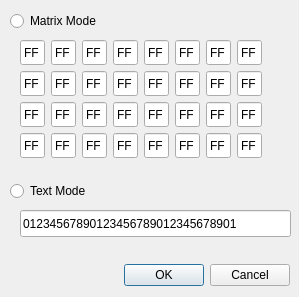
<?xml version="1.0" encoding="UTF-8"?>
<ui version="4.0">
 <class>DialogSetMatrix</class>
 <widget class="QDialog" name="DialogSetMatrix">
  <property name="windowModality">
   <enum>Qt::ApplicationModal</enum>
  </property>
  <property name="geometry">
   <rect>
    <x>0</x>
    <y>0</y>
    <width>299</width>
    <height>297</height>
   </rect>
  </property>
  <property name="windowTitle">
   <string>Set</string>
  </property>
  <property name="styleSheet">
   <string notr="true">QMainWindow {
	background-color: white;
}</string>
  </property>
  <property name="modal">
   <bool>true</bool>
  </property>
  <widget class="QDialogButtonBox" name="buttonBox">
   <property name="geometry">
    <rect>
     <x>9</x>
     <y>259</y>
     <width>281</width>
     <height>32</height>
    </rect>
   </property>
   <property name="standardButtons">
    <set>QDialogButtonBox::Cancel|QDialogButtonBox::Ok</set>
   </property>
   <property name="centerButtons">
    <bool>false</bool>
   </property>
  </widget>
  <widget class="QRadioButton" name="radioMatrixMode">
   <property name="geometry">
    <rect>
     <x>10</x>
     <y>10</y>
     <width>116</width>
     <height>22</height>
    </rect>
   </property>
   <property name="text">
    <string>Matrix Mode</string>
   </property>
  </widget>
  <widget class="QRadioButton" name="radioTextMode">
   <property name="geometry">
    <rect>
     <x>10</x>
     <y>180</y>
     <width>116</width>
     <height>22</height>
    </rect>
   </property>
   <property name="text">
    <string>Text Mode</string>
   </property>
  </widget>
  <widget class="QWidget" name="gridLayoutWidget">
   <property name="geometry">
    <rect>
     <x>20</x>
     <y>40</y>
     <width>244</width>
     <height>120</height>
    </rect>
   </property>
   <layout class="QGridLayout" name="layoutMatrixMode">
    <item row="0" column="0">
     <widget class="QLineEdit" name="setByte00">
      <property name="sizePolicy">
       <sizepolicy hsizetype="Fixed" vsizetype="Fixed">
        <horstretch>25</horstretch>
        <verstretch>25</verstretch>
       </sizepolicy>
      </property>
      <property name="maximumSize">
       <size>
        <width>25</width>
        <height>25</height>
       </size>
      </property>
      <property name="text">
       <string>FF</string>
      </property>
      <property name="maxLength">
       <number>2</number>
      </property>
      <property name="frame">
       <bool>true</bool>
      </property>
      <property name="alignment">
       <set>Qt::AlignCenter</set>
      </property>
     </widget>
    </item>
    <item row="1" column="0">
     <widget class="QLineEdit" name="setByte01">
      <property name="sizePolicy">
       <sizepolicy hsizetype="Fixed" vsizetype="Fixed">
        <horstretch>25</horstretch>
        <verstretch>25</verstretch>
       </sizepolicy>
      </property>
      <property name="maximumSize">
       <size>
        <width>25</width>
        <height>25</height>
       </size>
      </property>
      <property name="text">
       <string>FF</string>
      </property>
      <property name="maxLength">
       <number>2</number>
      </property>
      <property name="frame">
       <bool>true</bool>
      </property>
      <property name="alignment">
       <set>Qt::AlignCenter</set>
      </property>
     </widget>
    </item>
    <item row="2" column="0">
     <widget class="QLineEdit" name="setByte02">
      <property name="sizePolicy">
       <sizepolicy hsizetype="Fixed" vsizetype="Fixed">
        <horstretch>25</horstretch>
        <verstretch>25</verstretch>
       </sizepolicy>
      </property>
      <property name="maximumSize">
       <size>
        <width>25</width>
        <height>25</height>
       </size>
      </property>
      <property name="text">
       <string>FF</string>
      </property>
      <property name="maxLength">
       <number>2</number>
      </property>
      <property name="frame">
       <bool>true</bool>
      </property>
      <property name="alignment">
       <set>Qt::AlignCenter</set>
      </property>
     </widget>
    </item>
    <item row="3" column="0">
     <widget class="QLineEdit" name="setByte03">
      <property name="sizePolicy">
       <sizepolicy hsizetype="Fixed" vsizetype="Fixed">
        <horstretch>25</horstretch>
        <verstretch>25</verstretch>
       </sizepolicy>
      </property>
      <property name="maximumSize">
       <size>
        <width>25</width>
        <height>25</height>
       </size>
      </property>
      <property name="text">
       <string>FF</string>
      </property>
      <property name="maxLength">
       <number>2</number>
      </property>
      <property name="frame">
       <bool>true</bool>
      </property>
      <property name="alignment">
       <set>Qt::AlignCenter</set>
      </property>
     </widget>
    </item>
    <item row="0" column="1">
     <widget class="QLineEdit" name="setByte04">
      <property name="sizePolicy">
       <sizepolicy hsizetype="Fixed" vsizetype="Fixed">
        <horstretch>25</horstretch>
        <verstretch>25</verstretch>
       </sizepolicy>
      </property>
      <property name="maximumSize">
       <size>
        <width>25</width>
        <height>25</height>
       </size>
      </property>
      <property name="text">
       <string>FF</string>
      </property>
      <property name="maxLength">
       <number>2</number>
      </property>
      <property name="frame">
       <bool>true</bool>
      </property>
      <property name="alignment">
       <set>Qt::AlignCenter</set>
      </property>
     </widget>
    </item>
    <item row="1" column="1">
     <widget class="QLineEdit" name="setByte05">
      <property name="sizePolicy">
       <sizepolicy hsizetype="Fixed" vsizetype="Fixed">
        <horstretch>25</horstretch>
        <verstretch>25</verstretch>
       </sizepolicy>
      </property>
      <property name="maximumSize">
       <size>
        <width>25</width>
        <height>25</height>
       </size>
      </property>
      <property name="text">
       <string>FF</string>
      </property>
      <property name="maxLength">
       <number>2</number>
      </property>
      <property name="frame">
       <bool>true</bool>
      </property>
      <property name="alignment">
       <set>Qt::AlignCenter</set>
      </property>
     </widget>
    </item>
    <item row="2" column="1">
     <widget class="QLineEdit" name="setByte06">
      <property name="sizePolicy">
       <sizepolicy hsizetype="Fixed" vsizetype="Fixed">
        <horstretch>25</horstretch>
        <verstretch>25</verstretch>
       </sizepolicy>
      </property>
      <property name="maximumSize">
       <size>
        <width>25</width>
        <height>25</height>
       </size>
      </property>
      <property name="text">
       <string>FF</string>
      </property>
      <property name="maxLength">
       <number>2</number>
      </property>
      <property name="frame">
       <bool>true</bool>
      </property>
      <property name="alignment">
       <set>Qt::AlignCenter</set>
      </property>
     </widget>
    </item>
    <item row="3" column="1">
     <widget class="QLineEdit" name="setByte07">
      <property name="sizePolicy">
       <sizepolicy hsizetype="Fixed" vsizetype="Fixed">
        <horstretch>25</horstretch>
        <verstretch>25</verstretch>
       </sizepolicy>
      </property>
      <property name="maximumSize">
       <size>
        <width>25</width>
        <height>25</height>
       </size>
      </property>
      <property name="text">
       <string>FF</string>
      </property>
      <property name="maxLength">
       <number>2</number>
      </property>
      <property name="frame">
       <bool>true</bool>
      </property>
      <property name="alignment">
       <set>Qt::AlignCenter</set>
      </property>
     </widget>
    </item>
    <item row="0" column="2">
     <widget class="QLineEdit" name="setByte08">
      <property name="sizePolicy">
       <sizepolicy hsizetype="Fixed" vsizetype="Fixed">
        <horstretch>25</horstretch>
        <verstretch>25</verstretch>
       </sizepolicy>
      </property>
      <property name="maximumSize">
       <size>
        <width>25</width>
        <height>25</height>
       </size>
      </property>
      <property name="text">
       <string>FF</string>
      </property>
      <property name="maxLength">
       <number>2</number>
      </property>
      <property name="frame">
       <bool>true</bool>
      </property>
      <property name="alignment">
       <set>Qt::AlignCenter</set>
      </property>
     </widget>
    </item>
    <item row="1" column="2">
     <widget class="QLineEdit" name="setByte09">
      <property name="sizePolicy">
       <sizepolicy hsizetype="Fixed" vsizetype="Fixed">
        <horstretch>25</horstretch>
        <verstretch>25</verstretch>
       </sizepolicy>
      </property>
      <property name="maximumSize">
       <size>
        <width>25</width>
        <height>25</height>
       </size>
      </property>
      <property name="text">
       <string>FF</string>
      </property>
      <property name="maxLength">
       <number>2</number>
      </property>
      <property name="frame">
       <bool>true</bool>
      </property>
      <property name="alignment">
       <set>Qt::AlignCenter</set>
      </property>
     </widget>
    </item>
    <item row="2" column="2">
     <widget class="QLineEdit" name="setByte10">
      <property name="sizePolicy">
       <sizepolicy hsizetype="Fixed" vsizetype="Fixed">
        <horstretch>25</horstretch>
        <verstretch>25</verstretch>
       </sizepolicy>
      </property>
      <property name="maximumSize">
       <size>
        <width>25</width>
        <height>25</height>
       </size>
      </property>
      <property name="text">
       <string>FF</string>
      </property>
      <property name="maxLength">
       <number>2</number>
      </property>
      <property name="frame">
       <bool>true</bool>
      </property>
      <property name="alignment">
       <set>Qt::AlignCenter</set>
      </property>
     </widget>
    </item>
    <item row="3" column="2">
     <widget class="QLineEdit" name="setByte11">
      <property name="sizePolicy">
       <sizepolicy hsizetype="Fixed" vsizetype="Fixed">
        <horstretch>25</horstretch>
        <verstretch>25</verstretch>
       </sizepolicy>
      </property>
      <property name="maximumSize">
       <size>
        <width>25</width>
        <height>25</height>
       </size>
      </property>
      <property name="text">
       <string>FF</string>
      </property>
      <property name="maxLength">
       <number>2</number>
      </property>
      <property name="frame">
       <bool>true</bool>
      </property>
      <property name="alignment">
       <set>Qt::AlignCenter</set>
      </property>
     </widget>
    </item>
    <item row="0" column="3">
     <widget class="QLineEdit" name="setByte12">
      <property name="sizePolicy">
       <sizepolicy hsizetype="Fixed" vsizetype="Fixed">
        <horstretch>25</horstretch>
        <verstretch>25</verstretch>
       </sizepolicy>
      </property>
      <property name="maximumSize">
       <size>
        <width>25</width>
        <height>25</height>
       </size>
      </property>
      <property name="text">
       <string>FF</string>
      </property>
      <property name="maxLength">
       <number>2</number>
      </property>
      <property name="frame">
       <bool>true</bool>
      </property>
      <property name="alignment">
       <set>Qt::AlignCenter</set>
      </property>
     </widget>
    </item>
    <item row="1" column="3">
     <widget class="QLineEdit" name="setByte13">
      <property name="sizePolicy">
       <sizepolicy hsizetype="Fixed" vsizetype="Fixed">
        <horstretch>25</horstretch>
        <verstretch>25</verstretch>
       </sizepolicy>
      </property>
      <property name="maximumSize">
       <size>
        <width>25</width>
        <height>25</height>
       </size>
      </property>
      <property name="text">
       <string>FF</string>
      </property>
      <property name="maxLength">
       <number>2</number>
      </property>
      <property name="frame">
       <bool>true</bool>
      </property>
      <property name="alignment">
       <set>Qt::AlignCenter</set>
      </property>
     </widget>
    </item>
    <item row="2" column="3">
     <widget class="QLineEdit" name="setByte14">
      <property name="sizePolicy">
       <sizepolicy hsizetype="Fixed" vsizetype="Fixed">
        <horstretch>25</horstretch>
        <verstretch>25</verstretch>
       </sizepolicy>
      </property>
      <property name="maximumSize">
       <size>
        <width>25</width>
        <height>25</height>
       </size>
      </property>
      <property name="text">
       <string>FF</string>
      </property>
      <property name="maxLength">
       <number>2</number>
      </property>
      <property name="frame">
       <bool>true</bool>
      </property>
      <property name="alignment">
       <set>Qt::AlignCenter</set>
      </property>
     </widget>
    </item>
    <item row="3" column="3">
     <widget class="QLineEdit" name="setByte15">
      <property name="sizePolicy">
       <sizepolicy hsizetype="Fixed" vsizetype="Fixed">
        <horstretch>25</horstretch>
        <verstretch>25</verstretch>
       </sizepolicy>
      </property>
      <property name="maximumSize">
       <size>
        <width>25</width>
        <height>25</height>
       </size>
      </property>
      <property name="text">
       <string>FF</string>
      </property>
      <property name="maxLength">
       <number>2</number>
      </property>
      <property name="frame">
       <bool>true</bool>
      </property>
      <property name="alignment">
       <set>Qt::AlignCenter</set>
      </property>
     </widget>
    </item>
    <item row="0" column="4">
     <widget class="QLineEdit" name="setByte16">
      <property name="sizePolicy">
       <sizepolicy hsizetype="Fixed" vsizetype="Fixed">
        <horstretch>25</horstretch>
        <verstretch>25</verstretch>
       </sizepolicy>
      </property>
      <property name="maximumSize">
       <size>
        <width>25</width>
        <height>25</height>
       </size>
      </property>
      <property name="text">
       <string>FF</string>
      </property>
      <property name="maxLength">
       <number>2</number>
      </property>
      <property name="frame">
       <bool>true</bool>
      </property>
      <property name="alignment">
       <set>Qt::AlignCenter</set>
      </property>
     </widget>
    </item>
    <item row="1" column="4">
     <widget class="QLineEdit" name="setByte17">
      <property name="sizePolicy">
       <sizepolicy hsizetype="Fixed" vsizetype="Fixed">
        <horstretch>25</horstretch>
        <verstretch>25</verstretch>
       </sizepolicy>
      </property>
      <property name="maximumSize">
       <size>
        <width>25</width>
        <height>25</height>
       </size>
      </property>
      <property name="text">
       <string>FF</string>
      </property>
      <property name="maxLength">
       <number>2</number>
      </property>
      <property name="frame">
       <bool>true</bool>
      </property>
      <property name="alignment">
       <set>Qt::AlignCenter</set>
      </property>
     </widget>
    </item>
    <item row="2" column="4">
     <widget class="QLineEdit" name="setByte18">
      <property name="sizePolicy">
       <sizepolicy hsizetype="Fixed" vsizetype="Fixed">
        <horstretch>25</horstretch>
        <verstretch>25</verstretch>
       </sizepolicy>
      </property>
      <property name="maximumSize">
       <size>
        <width>25</width>
        <height>25</height>
       </size>
      </property>
      <property name="text">
       <string>FF</string>
      </property>
      <property name="maxLength">
       <number>2</number>
      </property>
      <property name="frame">
       <bool>true</bool>
      </property>
      <property name="alignment">
       <set>Qt::AlignCenter</set>
      </property>
     </widget>
    </item>
    <item row="3" column="4">
     <widget class="QLineEdit" name="setByte19">
      <property name="sizePolicy">
       <sizepolicy hsizetype="Fixed" vsizetype="Fixed">
        <horstretch>25</horstretch>
        <verstretch>25</verstretch>
       </sizepolicy>
      </property>
      <property name="maximumSize">
       <size>
        <width>25</width>
        <height>25</height>
       </size>
      </property>
      <property name="text">
       <string>FF</string>
      </property>
      <property name="maxLength">
       <number>2</number>
      </property>
      <property name="frame">
       <bool>true</bool>
      </property>
      <property name="alignment">
       <set>Qt::AlignCenter</set>
      </property>
     </widget>
    </item>
    <item row="0" column="5">
     <widget class="QLineEdit" name="setByte20">
      <property name="sizePolicy">
       <sizepolicy hsizetype="Fixed" vsizetype="Fixed">
        <horstretch>25</horstretch>
        <verstretch>25</verstretch>
       </sizepolicy>
      </property>
      <property name="maximumSize">
       <size>
        <width>25</width>
        <height>25</height>
       </size>
      </property>
      <property name="text">
       <string>FF</string>
      </property>
      <property name="maxLength">
       <number>2</number>
      </property>
      <property name="frame">
       <bool>true</bool>
      </property>
      <property name="alignment">
       <set>Qt::AlignCenter</set>
      </property>
     </widget>
    </item>
    <item row="1" column="5">
     <widget class="QLineEdit" name="setByte21">
      <property name="sizePolicy">
       <sizepolicy hsizetype="Fixed" vsizetype="Fixed">
        <horstretch>25</horstretch>
        <verstretch>25</verstretch>
       </sizepolicy>
      </property>
      <property name="maximumSize">
       <size>
        <width>25</width>
        <height>25</height>
       </size>
      </property>
      <property name="text">
       <string>FF</string>
      </property>
      <property name="maxLength">
       <number>2</number>
      </property>
      <property name="frame">
       <bool>true</bool>
      </property>
      <property name="alignment">
       <set>Qt::AlignCenter</set>
      </property>
     </widget>
    </item>
    <item row="2" column="5">
     <widget class="QLineEdit" name="setByte22">
      <property name="sizePolicy">
       <sizepolicy hsizetype="Fixed" vsizetype="Fixed">
        <horstretch>25</horstretch>
        <verstretch>25</verstretch>
       </sizepolicy>
      </property>
      <property name="maximumSize">
       <size>
        <width>25</width>
        <height>25</height>
       </size>
      </property>
      <property name="text">
       <string>FF</string>
      </property>
      <property name="maxLength">
       <number>2</number>
      </property>
      <property name="frame">
       <bool>true</bool>
      </property>
      <property name="alignment">
       <set>Qt::AlignCenter</set>
      </property>
     </widget>
    </item>
    <item row="3" column="5">
     <widget class="QLineEdit" name="setByte23">
      <property name="sizePolicy">
       <sizepolicy hsizetype="Fixed" vsizetype="Fixed">
        <horstretch>25</horstretch>
        <verstretch>25</verstretch>
       </sizepolicy>
      </property>
      <property name="maximumSize">
       <size>
        <width>25</width>
        <height>25</height>
       </size>
      </property>
      <property name="text">
       <string>FF</string>
      </property>
      <property name="maxLength">
       <number>2</number>
      </property>
      <property name="frame">
       <bool>true</bool>
      </property>
      <property name="alignment">
       <set>Qt::AlignCenter</set>
      </property>
     </widget>
    </item>
    <item row="0" column="6">
     <widget class="QLineEdit" name="setByte24">
      <property name="sizePolicy">
       <sizepolicy hsizetype="Fixed" vsizetype="Fixed">
        <horstretch>25</horstretch>
        <verstretch>25</verstretch>
       </sizepolicy>
      </property>
      <property name="maximumSize">
       <size>
        <width>25</width>
        <height>25</height>
       </size>
      </property>
      <property name="text">
       <string>FF</string>
      </property>
      <property name="maxLength">
       <number>2</number>
      </property>
      <property name="frame">
       <bool>true</bool>
      </property>
      <property name="alignment">
       <set>Qt::AlignCenter</set>
      </property>
     </widget>
    </item>
    <item row="1" column="6">
     <widget class="QLineEdit" name="setByte25">
      <property name="sizePolicy">
       <sizepolicy hsizetype="Fixed" vsizetype="Fixed">
        <horstretch>25</horstretch>
        <verstretch>25</verstretch>
       </sizepolicy>
      </property>
      <property name="maximumSize">
       <size>
        <width>25</width>
        <height>25</height>
       </size>
      </property>
      <property name="text">
       <string>FF</string>
      </property>
      <property name="maxLength">
       <number>2</number>
      </property>
      <property name="frame">
       <bool>true</bool>
      </property>
      <property name="alignment">
       <set>Qt::AlignCenter</set>
      </property>
     </widget>
    </item>
    <item row="2" column="6">
     <widget class="QLineEdit" name="setByte26">
      <property name="sizePolicy">
       <sizepolicy hsizetype="Fixed" vsizetype="Fixed">
        <horstretch>25</horstretch>
        <verstretch>25</verstretch>
       </sizepolicy>
      </property>
      <property name="maximumSize">
       <size>
        <width>25</width>
        <height>25</height>
       </size>
      </property>
      <property name="text">
       <string>FF</string>
      </property>
      <property name="maxLength">
       <number>2</number>
      </property>
      <property name="frame">
       <bool>true</bool>
      </property>
      <property name="alignment">
       <set>Qt::AlignCenter</set>
      </property>
     </widget>
    </item>
    <item row="3" column="6">
     <widget class="QLineEdit" name="setByte27">
      <property name="sizePolicy">
       <sizepolicy hsizetype="Fixed" vsizetype="Fixed">
        <horstretch>25</horstretch>
        <verstretch>25</verstretch>
       </sizepolicy>
      </property>
      <property name="maximumSize">
       <size>
        <width>25</width>
        <height>25</height>
       </size>
      </property>
      <property name="text">
       <string>FF</string>
      </property>
      <property name="maxLength">
       <number>2</number>
      </property>
      <property name="frame">
       <bool>true</bool>
      </property>
      <property name="alignment">
       <set>Qt::AlignCenter</set>
      </property>
     </widget>
    </item>
    <item row="0" column="7">
     <widget class="QLineEdit" name="setByte28">
      <property name="sizePolicy">
       <sizepolicy hsizetype="Fixed" vsizetype="Fixed">
        <horstretch>25</horstretch>
        <verstretch>25</verstretch>
       </sizepolicy>
      </property>
      <property name="maximumSize">
       <size>
        <width>25</width>
        <height>25</height>
       </size>
      </property>
      <property name="text">
       <string>FF</string>
      </property>
      <property name="maxLength">
       <number>2</number>
      </property>
      <property name="frame">
       <bool>true</bool>
      </property>
      <property name="alignment">
       <set>Qt::AlignCenter</set>
      </property>
     </widget>
    </item>
    <item row="1" column="7">
     <widget class="QLineEdit" name="setByte29">
      <property name="sizePolicy">
       <sizepolicy hsizetype="Fixed" vsizetype="Fixed">
        <horstretch>25</horstretch>
        <verstretch>25</verstretch>
       </sizepolicy>
      </property>
      <property name="maximumSize">
       <size>
        <width>25</width>
        <height>25</height>
       </size>
      </property>
      <property name="text">
       <string>FF</string>
      </property>
      <property name="maxLength">
       <number>2</number>
      </property>
      <property name="frame">
       <bool>true</bool>
      </property>
      <property name="alignment">
       <set>Qt::AlignCenter</set>
      </property>
     </widget>
    </item>
    <item row="2" column="7">
     <widget class="QLineEdit" name="setByte30">
      <property name="sizePolicy">
       <sizepolicy hsizetype="Fixed" vsizetype="Fixed">
        <horstretch>25</horstretch>
        <verstretch>25</verstretch>
       </sizepolicy>
      </property>
      <property name="maximumSize">
       <size>
        <width>25</width>
        <height>25</height>
       </size>
      </property>
      <property name="text">
       <string>FF</string>
      </property>
      <property name="maxLength">
       <number>2</number>
      </property>
      <property name="frame">
       <bool>true</bool>
      </property>
      <property name="alignment">
       <set>Qt::AlignCenter</set>
      </property>
     </widget>
    </item>
    <item row="3" column="7">
     <widget class="QLineEdit" name="setByte31">
      <property name="sizePolicy">
       <sizepolicy hsizetype="Fixed" vsizetype="Fixed">
        <horstretch>25</horstretch>
        <verstretch>25</verstretch>
       </sizepolicy>
      </property>
      <property name="maximumSize">
       <size>
        <width>25</width>
        <height>25</height>
       </size>
      </property>
      <property name="text">
       <string>FF</string>
      </property>
      <property name="maxLength">
       <number>2</number>
      </property>
      <property name="frame">
       <bool>true</bool>
      </property>
      <property name="alignment">
       <set>Qt::AlignCenter</set>
      </property>
     </widget>
    </item>
   </layout>
  </widget>
  <widget class="QLineEdit" name="setTextBytes">
   <property name="geometry">
    <rect>
     <x>20</x>
     <y>210</y>
     <width>271</width>
     <height>27</height>
    </rect>
   </property>
   <property name="text">
    <string>01234567890123456789012345678901</string>
   </property>
   <property name="maxLength">
    <number>32</number>
   </property>
  </widget>
 </widget>
 <resources/>
 <connections/>
</ui>
